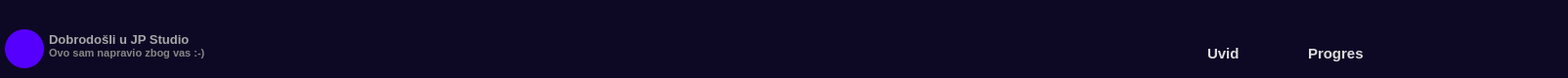
     <widget class="QFrame" name="topBar">
      <property name="minimumSize">
       <size>
        <width>0</width>
        <height>80</height>
       </size>
      </property>
      <property name="maximumSize">
       <size>
        <width>16777215</width>
        <height>80</height>
       </size>
      </property>
      <property name="styleSheet">
       <string notr="true">QFrame {
	background-color: rgb(13, 9, 36);
	border-radius: 5px 0px 0px 5px;
}</string>
      </property>
      <property name="frameShape">
       <enum>QFrame::NoFrame</enum>
      </property>
      <property name="frameShadow">
       <enum>QFrame::Raised</enum>
      </property>
      <layout class="QVBoxLayout" name="verticalLayout_5" stretch="0,0">
       <property name="spacing">
        <number>0</number>
       </property>
       <property name="leftMargin">
        <number>0</number>
       </property>
       <property name="topMargin">
        <number>0</number>
       </property>
       <property name="rightMargin">
        <number>0</number>
       </property>
       <property name="bottomMargin">
        <number>0</number>
       </property>
       <item>
        <widget class="QFrame" name="titleBar">
         <property name="maximumSize">
          <size>
           <width>16777215</width>
           <height>30</height>
          </size>
         </property>
         <property name="styleSheet">
          <string notr="true">background-color: rgb(13, 9, 36);</string>
         </property>
         <property name="frameShape">
          <enum>QFrame::NoFrame</enum>
         </property>
         <property name="frameShadow">
          <enum>QFrame::Raised</enum>
         </property>
         <layout class="QHBoxLayout" name="horizontalLayout_7">
          <property name="spacing">
           <number>0</number>
          </property>
          <property name="leftMargin">
           <number>0</number>
          </property>
          <property name="topMargin">
           <number>0</number>
          </property>
          <property name="rightMargin">
           <number>0</number>
          </property>
          <property name="bottomMargin">
           <number>0</number>
          </property>
          <item>
           <spacer name="horizontalSpacer_3">
            <property name="orientation">
             <enum>Qt::Horizontal</enum>
            </property>
            <property name="sizeHint" stdset="0">
             <size>
              <width>1504</width>
              <height>20</height>
             </size>
            </property>
           </spacer>
          </item>
          <item>
           <widget class="QFrame" name="actionButtonsBar">
            <property name="minimumSize">
             <size>
              <width>100</width>
              <height>0</height>
             </size>
            </property>
            <property name="maximumSize">
             <size>
              <width>100</width>
              <height>16777215</height>
             </size>
            </property>
            <property name="styleSheet">
             <string notr="true"/>
            </property>
            <property name="frameShape">
             <enum>QFrame::StyledPanel</enum>
            </property>
            <property name="frameShadow">
             <enum>QFrame::Raised</enum>
            </property>
            <layout class="QHBoxLayout" name="horizontalLayout_8">
             <property name="spacing">
              <number>0</number>
             </property>
             <property name="leftMargin">
              <number>0</number>
             </property>
             <property name="topMargin">
              <number>0</number>
             </property>
             <property name="rightMargin">
              <number>0</number>
             </property>
             <property name="bottomMargin">
              <number>0</number>
             </property>
             <item>
              <widget class="QPushButton" name="pushButton_6">
               <property name="minimumSize">
                <size>
                 <width>30</width>
                 <height>30</height>
                </size>
               </property>
               <property name="maximumSize">
                <size>
                 <width>30</width>
                 <height>30</height>
                </size>
               </property>
               <property name="styleSheet">
                <string notr="true">QPushButton {
	border: none;
	background-color: rgb(13, 9, 36);
	border-radius: 15;
}

QPushButton:hover {
	background-color: rgb(124, 124, 124);
}

QPushButton:pressed {
	background-color: rgb(0, 0, 0);
}</string>
               </property>
               <property name="text">
                <string/>
               </property>
               <property name="icon">
                <iconset resource="resources/resources.qrc">
                 <normaloff>:/icons/icons/minus.svg</normaloff>:/icons/icons/minus.svg</iconset>
               </property>
               <property name="iconSize">
                <size>
                 <width>17</width>
                 <height>17</height>
                </size>
               </property>
              </widget>
             </item>
             <item>
              <widget class="QPushButton" name="pushButton_5">
               <property name="minimumSize">
                <size>
                 <width>30</width>
                 <height>30</height>
                </size>
               </property>
               <property name="maximumSize">
                <size>
                 <width>30</width>
                 <height>30</height>
                </size>
               </property>
               <property name="styleSheet">
                <string notr="true">QPushButton {
	border: none;
	background-color: rgb(13, 9, 36);
	border-radius: 15;
}

QPushButton:hover {
	background-color: rgb(124, 124, 124);
}

QPushButton:pressed {
	background-color: rgb(0, 0, 0);
}</string>
               </property>
               <property name="text">
                <string/>
               </property>
               <property name="icon">
                <iconset resource="resources/resources.qrc">
                 <normaloff>:/icons/icons/maximize.svg</normaloff>:/icons/icons/maximize.svg</iconset>
               </property>
               <property name="iconSize">
                <size>
                 <width>17</width>
                 <height>17</height>
                </size>
               </property>
              </widget>
             </item>
             <item>
              <widget class="QPushButton" name="pushButton_4">
               <property name="minimumSize">
                <size>
                 <width>30</width>
                 <height>30</height>
                </size>
               </property>
               <property name="maximumSize">
                <size>
                 <width>30</width>
                 <height>30</height>
                </size>
               </property>
               <property name="styleSheet">
                <string notr="true">QPushButton {
	border: none;
	background-color: rgb(13, 9, 36);
	border-radius: 15;
}

QPushButton:hover {
	background-color: rgb(124, 124, 124);
}

QPushButton:pressed {
	background-color: rgb(255, 0, 0) ;
}</string>
               </property>
               <property name="text">
                <string/>
               </property>
               <property name="icon">
                <iconset resource="resources/resources.qrc">
                 <normaloff>:/icons/icons/close.svg</normaloff>:/icons/icons/close.svg</iconset>
               </property>
               <property name="iconSize">
                <size>
                 <width>17</width>
                 <height>17</height>
                </size>
               </property>
              </widget>
             </item>
            </layout>
           </widget>
          </item>
         </layout>
        </widget>
       </item>
       <item>
        <widget class="QFrame" name="actionBar">
         <property name="styleSheet">
          <string notr="true">QFrame {
	background-color: rgb(13, 9, 36);
}

QSpacer {
	background-color: rgb(13, 9, 36);
}</string>
         </property>
         <property name="frameShape">
          <enum>QFrame::NoFrame</enum>
         </property>
         <property name="frameShadow">
          <enum>QFrame::Raised</enum>
         </property>
         <layout class="QHBoxLayout" name="horizontalLayout_2">
          <property name="spacing">
           <number>0</number>
          </property>
          <property name="leftMargin">
           <number>0</number>
          </property>
          <property name="topMargin">
           <number>0</number>
          </property>
          <property name="rightMargin">
           <number>0</number>
          </property>
          <property name="bottomMargin">
           <number>0</number>
          </property>
          <item alignment="Qt::AlignTop">
           <widget class="QFrame" name="frame_6">
            <property name="minimumSize">
             <size>
              <width>250</width>
              <height>0</height>
             </size>
            </property>
            <property name="maximumSize">
             <size>
              <width>250</width>
              <height>16777215</height>
             </size>
            </property>
            <property name="styleSheet">
             <string notr="true">background-color: rgb(13, 9, 36);</string>
            </property>
            <property name="frameShape">
             <enum>QFrame::NoFrame</enum>
            </property>
            <property name="frameShadow">
             <enum>QFrame::Raised</enum>
            </property>
            <layout class="QHBoxLayout" name="horizontalLayout_4">
             <property name="spacing">
              <number>5</number>
             </property>
             <property name="leftMargin">
              <number>5</number>
             </property>
             <property name="topMargin">
              <number>0</number>
             </property>
             <property name="rightMargin">
              <number>5</number>
             </property>
             <property name="bottomMargin">
              <number>15</number>
             </property>
             <item alignment="Qt::AlignVCenter">
              <widget class="QFrame" name="frame_5">
               <property name="minimumSize">
                <size>
                 <width>40</width>
                 <height>40</height>
                </size>
               </property>
               <property name="maximumSize">
                <size>
                 <width>40</width>
                 <height>40</height>
                </size>
               </property>
               <property name="styleSheet">
                <string notr="true">background-color: rgb(85, 0, 255);
border-radius: 20;
image: url(:/icons/icons/discord.svg);
padding: 3px;</string>
               </property>
               <property name="frameShape">
                <enum>QFrame::NoFrame</enum>
               </property>
               <property name="frameShadow">
                <enum>QFrame::Raised</enum>
               </property>
              </widget>
             </item>
             <item alignment="Qt::AlignVCenter">
              <widget class="QFrame" name="frame_9">
               <property name="minimumSize">
                <size>
                 <width>200</width>
                 <height>0</height>
                </size>
               </property>
               <property name="maximumSize">
                <size>
                 <width>200</width>
                 <height>16777215</height>
                </size>
               </property>
               <property name="styleSheet">
                <string notr="true">background-color: rgb(13, 9, 36);</string>
               </property>
               <property name="frameShape">
                <enum>QFrame::NoFrame</enum>
               </property>
               <property name="frameShadow">
                <enum>QFrame::Raised</enum>
               </property>
               <layout class="QVBoxLayout" name="verticalLayout_8">
                <property name="spacing">
                 <number>0</number>
                </property>
                <property name="leftMargin">
                 <number>0</number>
                </property>
                <property name="topMargin">
                 <number>0</number>
                </property>
                <property name="rightMargin">
                 <number>0</number>
                </property>
                <property name="bottomMargin">
                 <number>0</number>
                </property>
                <item>
                 <widget class="QLabel" name="label_4">
                  <property name="font">
                   <font>
                    <pointsize>10</pointsize>
                    <weight>75</weight>
                    <bold>true</bold>
                   </font>
                  </property>
                  <property name="styleSheet">
                   <string notr="true">color: rgb(168, 168, 168);</string>
                  </property>
                  <property name="text">
                   <string>Dobrodošli u JP Studio</string>
                  </property>
                 </widget>
                </item>
                <item>
                 <widget class="QLabel" name="label_5">
                  <property name="font">
                   <font>
                    <pointsize>8</pointsize>
                    <weight>75</weight>
                    <bold>true</bold>
                   </font>
                  </property>
                  <property name="styleSheet">
                   <string notr="true">color: rgb(134, 134, 134);</string>
                  </property>
                  <property name="text">
                   <string>Ovo sam napravio zbog vas :-)</string>
                  </property>
                 </widget>
                </item>
               </layout>
              </widget>
             </item>
            </layout>
           </widget>
          </item>
          <item>
           <spacer name="horizontalSpacer">
            <property name="orientation">
             <enum>Qt::Horizontal</enum>
            </property>
            <property name="sizeHint" stdset="0">
             <size>
              <width>134</width>
              <height>20</height>
             </size>
            </property>
           </spacer>
          </item>
          <item>
           <widget class="QFrame" name="frame_7">
            <property name="minimumSize">
             <size>
              <width>250</width>
              <height>0</height>
             </size>
            </property>
            <property name="maximumSize">
             <size>
              <width>250</width>
              <height>16777215</height>
             </size>
            </property>
            <property name="styleSheet">
             <string notr="true">background-color: rgb(13, 9, 36);</string>
            </property>
            <property name="frameShape">
             <enum>QFrame::NoFrame</enum>
            </property>
            <property name="frameShadow">
             <enum>QFrame::Raised</enum>
            </property>
            <layout class="QHBoxLayout" name="horizontalLayout_3">
             <property name="spacing">
              <number>0</number>
             </property>
             <property name="leftMargin">
              <number>10</number>
             </property>
             <property name="topMargin">
              <number>0</number>
             </property>
             <property name="rightMargin">
              <number>10</number>
             </property>
             <property name="bottomMargin">
              <number>0</number>
             </property>
             <item alignment="Qt::AlignHCenter|Qt::AlignVCenter">
              <widget class="QLabel" name="label">
               <property name="font">
                <font>
                 <pointsize>11</pointsize>
                 <weight>75</weight>
                 <bold>true</bold>
                </font>
               </property>
               <property name="styleSheet">
                <string notr="true">QLabel {
	color: rgb(220, 220, 220);
}

QLabel:hover {
	color: rgb(255, 115, 0);
}</string>
               </property>
               <property name="text">
                <string>Uvid</string>
               </property>
              </widget>
             </item>
             <item alignment="Qt::AlignHCenter|Qt::AlignVCenter">
              <widget class="QLabel" name="label_2">
               <property name="font">
                <font>
                 <pointsize>11</pointsize>
                 <weight>75</weight>
                 <bold>true</bold>
                </font>
               </property>
               <property name="styleSheet">
                <string notr="true">QLabel {
	color: rgb(220, 220, 220);
}

QLabel:hover {
	color: rgb(255, 115, 0);
}</string>
               </property>
               <property name="text">
                <string>Progres</string>
               </property>
              </widget>
             </item>
            </layout>
           </widget>
          </item>
          <item>
           <spacer name="horizontalSpacer_2">
            <property name="orientation">
             <enum>Qt::Horizontal</enum>
            </property>
            <property name="sizeType">
             <enum>QSizePolicy::Fixed</enum>
            </property>
            <property name="sizeHint" stdset="0">
             <size>
              <width>50</width>
              <height>20</height>
             </size>
            </property>
           </spacer>
          </item>
          <item>
           <widget class="QFrame" name="actionItems">
            <property name="minimumSize">
             <size>
              <width>120</width>
              <height>0</height>
             </size>
            </property>
            <property name="maximumSize">
             <size>
              <width>120</width>
              <height>16777215</height>
             </size>
            </property>
            <property name="styleSheet">
             <string notr="true">background-color: rgb(13, 9, 36);</string>
            </property>
            <property name="frameShape">
             <enum>QFrame::NoFrame</enum>
            </property>
            <property name="frameShadow">
             <enum>QFrame::Raised</enum>
            </property>
            <layout class="QHBoxLayout" name="horizontalLayout_6">
             <property name="spacing">
              <number>5</number>
             </property>
             <property name="leftMargin">
              <number>0</number>
             </property>
             <property name="topMargin">
              <number>0</number>
             </property>
             <property name="rightMargin">
              <number>0</number>
             </property>
             <property name="bottomMargin">
              <number>0</number>
             </property>
             <item alignment="Qt::AlignHCenter|Qt::AlignVCenter">
              <widget class="QPushButton" name="pushButton">
               <property name="minimumSize">
                <size>
                 <width>36</width>
                 <height>36</height>
                </size>
               </property>
               <property name="maximumSize">
                <size>
                 <width>36</width>
                 <height>36</height>
                </size>
               </property>
               <property name="styleSheet">
                <string notr="true">QPushButton {
	border: none;
	background-color: rgb(13, 9, 36);
	border-radius: 18;
}

QPushButton:hover {
	background-color: rgb(85, 0, 255);
}

QPushButton:pressed {
	background-color: rgb(0, 0, 0);
}</string>
               </property>
               <property name="text">
                <string/>
               </property>
               <property name="icon">
                <iconset resource="resources/resources.qrc">
                 <normaloff>:/icons/icons/chart.svg</normaloff>:/icons/icons/chart.svg</iconset>
               </property>
               <property name="iconSize">
                <size>
                 <width>20</width>
                 <height>20</height>
                </size>
               </property>
              </widget>
             </item>
             <item alignment="Qt::AlignHCenter|Qt::AlignVCenter">
              <widget class="QPushButton" name="pushButton_2">
               <property name="minimumSize">
                <size>
                 <width>36</width>
                 <height>36</height>
                </size>
               </property>
               <property name="maximumSize">
                <size>
                 <width>36</width>
                 <height>36</height>
                </size>
               </property>
               <property name="styleSheet">
                <string notr="true">QPushButton {
	border: none;
	background-color: rgb(13, 9, 36);
	border-radius: 18;
}

QPushButton:hover {
	background-color: rgb(85, 0, 255);
}

QPushButton:pressed {
	background-color: rgb(0, 0, 0);
}</string>
               </property>
               <property name="text">
                <string/>
               </property>
               <property name="icon">
                <iconset resource="resources/resources.qrc">
                 <normaloff>:/icons/icons/bell.svg</normaloff>:/icons/icons/bell.svg</iconset>
               </property>
               <property name="iconSize">
                <size>
                 <width>20</width>
                 <height>20</height>
                </size>
               </property>
              </widget>
             </item>
             <item alignment="Qt::AlignHCenter|Qt::AlignVCenter">
              <widget class="QPushButton" name="pushButton_3">
               <property name="minimumSize">
                <size>
                 <width>36</width>
                 <height>36</height>
                </size>
               </property>
               <property name="maximumSize">
                <size>
                 <width>36</width>
                 <height>36</height>
                </size>
               </property>
               <property name="styleSheet">
                <string notr="true">QPushButton {
	border: none;
	background-color: rgb(13, 9, 36);
	border-radius: 18;
}

QPushButton:hover {
	background-color: rgb(85, 0, 255);
}

QPushButton:pressed {
	background-color: rgb(0, 0, 0);
}</string>
               </property>
               <property name="text">
                <string/>
               </property>
               <property name="icon">
                <iconset resource="resources/resources.qrc">
                 <normaloff>:/icons/icons/settings.svg</normaloff>:/icons/icons/settings.svg</iconset>
               </property>
               <property name="iconSize">
                <size>
                 <width>20</width>
                 <height>20</height>
                </size>
               </property>
              </widget>
             </item>
            </layout>
           </widget>
          </item>
         </layout>
        </widget>
       </item>
      </layout>
     </widget>
